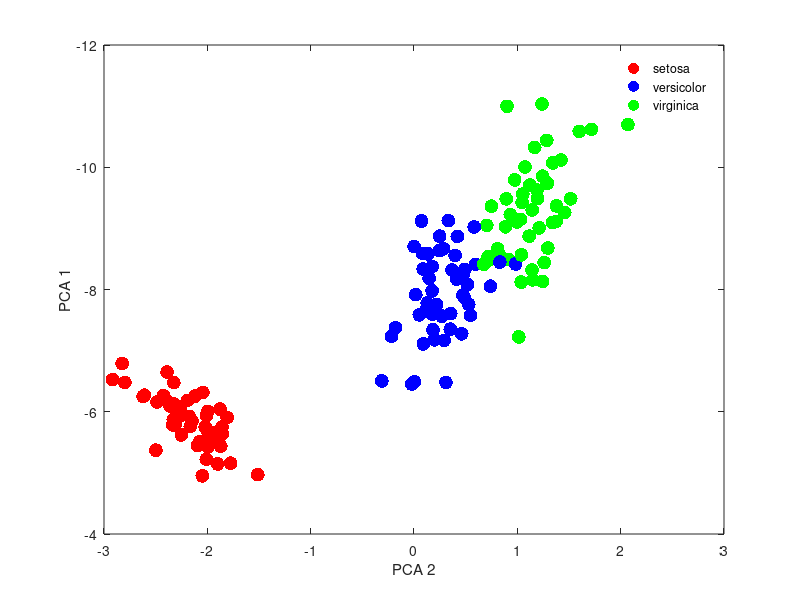

Reproduce this figure in MATLAB.
%MECH 892 Markvicka HW2
%Name: April Inamura and Stephanie Vavra


clear all, close all, clc

%% Problem 1
load fisheriris
meas = meas';

[U S V] = svd(meas, 'econ'); % 4D to 2D

% Not sure if we use the following code ---------------------------------------------------------------
idx = zeros(150,1);
for j = 1:150
    alpha(:,j) = meas(:,j)'*U(:,1:3);
    if strcmp(species{j}, 'setosa')
        idx(j) =1;
    elseif strcmp(species{j}, 'versicolor')
        idx(j) =2;
    elseif strcmp(species{j}, 'virginica')
        idx(j) =3;
    else
    end 
end

%%
figure
plot3(alpha(1,idx==1), alpha(2,idx==1), alpha(3,idx==1), 'r.', 'MarkerSize', 30)
hold on 
plot3(alpha(1,idx==2), alpha(2,idx==2), alpha(3,idx==2), 'b.', 'MarkerSize', 30)
plot3(alpha(1,idx==3), alpha(2,idx==3), alpha(3,idx==3), 'g.', 'MarkerSize', 30)

xlabel('PCA 1')
ylabel('PCA 2')
zlabel('PCA 3')
legend('setosa','versicolor','virginica')
legend boxoff
box on

view(90,90)
% -----------------------------------------------------------------------------------------------------




%% Problem 2
% Link to Linear Descriminant Lecture: https://drive.google.com/file/d/1nvK1tTarsyWgzczOh-LNugges_ZN0o8p/view?usp=sharing
